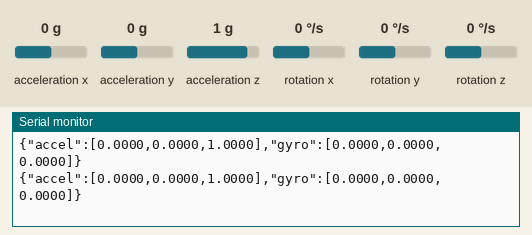
The sketch below on a simulated ESP32. On the bench: the last lines printed to the serial monitor. The inputs (shaded band) are chosen by the test bench; at power-on: acceleration x 0 g, acceleration y 0 g, acceleration z 1 g, rotation x 0 °/s, rotation y 0 °/s, rotation z 0 °/s. WiFi joins after 1.5 s; servers stay silent unless stated; no MQTT or app messages arrive unless stated.

Above: at 2.7 s.
2.8 s: acceleration x set to -1.4 g
At 2.86 s:
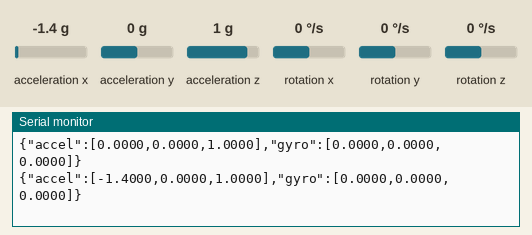
4.3 s: acceleration y set to -1.4 g
At 4.36 s:
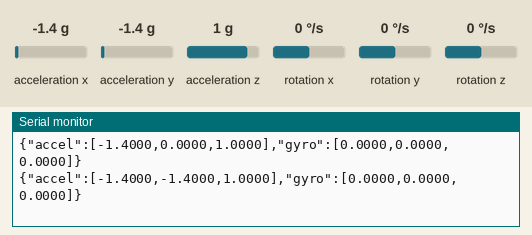
5.8 s: acceleration z set to -1.4 g
At 5.86 s:
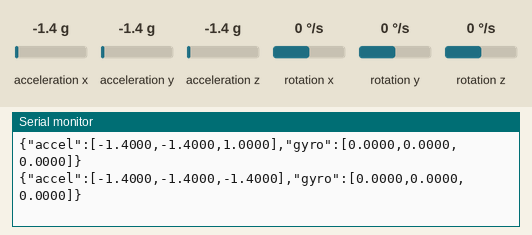
7.3 s: rotation x set to -192 °/s
At 7.36 s:
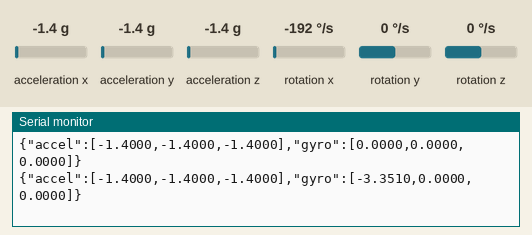
8.8 s: rotation y set to -192 °/s
At 8.86 s:
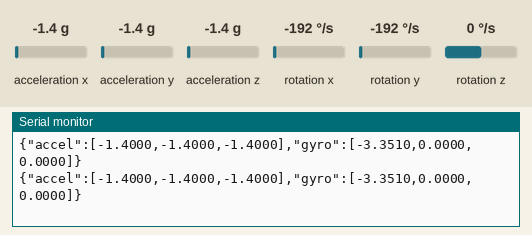

Measured:
- after the input at 2.8 s, the serial monitor: prints a new line after 0.06 s (image 1)
- after the input at 4.3 s, the serial monitor: prints a new line after 0.06 s (image 2)
- after the input at 5.8 s, the serial monitor: prints a new line after 0.06 s (image 3)
- after the input at 7.3 s, the serial monitor: prints a new line after 0.06 s (image 4)

The sketch:

rawdata.ino
```cpp
#include <Wire.h>
#include <WiFi.h>
#include <PubSubClient.h>
#include <MPU9250_asukiaaa.h>

// --- Configuración Wi-Fi ---
const char* ssid = "pruebas2";
const char* password = "yolo15@A";

// --- Configuración MQTT ---
const char* mqtt_server = "10.194.189.60"; // IP de tu Raspberry Pi
WiFiClient espClient;
PubSubClient client(espClient);

// --- Sensor ---
MPU9250_asukiaaa mpu;

// --- Configuración del Bucle ---
unsigned long lastUpdate = 0;
const unsigned int updateInterval = 100; // 100 ms = 10 Hz

// --- Función de Reconexión MQTT ---
void reconnect() {
  while (!client.connected()) {
    Serial.print("Intentando reconexión MQTT...");
    if (client.connect("ESP32_IMU_Client")) {
      Serial.println("reconectado");
    } else {
      Serial.print("falló, rc=");
      Serial.print(client.state());
      Serial.println(" reintentando en 5 segundos");
      delay(5000);
    }
  }
}

// --- SETUP ---
void setup() {
  Serial.begin(115200);
  Wire.begin(27, 26); // Pines SDA, SCL

  mpu.setWire(&Wire);
  mpu.beginAccel();
  mpu.beginGyro();

  WiFi.begin(ssid, password);
  while (WiFi.status() != WL_CONNECTED) {
    delay(500); Serial.print(".");
  }
  Serial.println("\nWiFi conectado");

  client.setServer(mqtt_server, 1883);
  reconnect(); // Usar la función de reconexión

  lastUpdate = millis();
}

// --- LOOP ---
void loop() {
  if (!client.connected()) {
    reconnect();
  }
  client.loop();

  if (millis() - lastUpdate < updateInterval) {
    return;
  }
  lastUpdate = millis();

  mpu.accelUpdate();
  mpu.gyroUpdate();

  // Acelerómetro en 'g's
  float ax = mpu.accelX();
  float ay = mpu.accelY();
  float az = mpu.accelZ();

  // Giroscopio en rad/s (como espera ROS)
  float gx_rad = (mpu.gyroX() ) * DEG_TO_RAD;
  float gy_rad = (mpu.gyroY() ) * DEG_TO_RAD;
  float gz_rad = (mpu.gyroZ() ) * DEG_TO_RAD;

  // JSON simple con datos crudos
  String payload = "{";
  payload += "\"accel\":[" + String(ax, 4) + "," + String(ay, 4) + "," + String(az, 4) + "],";
  payload += "\"gyro\":[" + String(gx_rad, 4) + "," + String(gy_rad, 4) + "," + String(gz_rad, 4) + "]";
  payload += "}";

  client.publish("mpu9250/raw", payload.c_str());
  Serial.println(payload);
}
```
